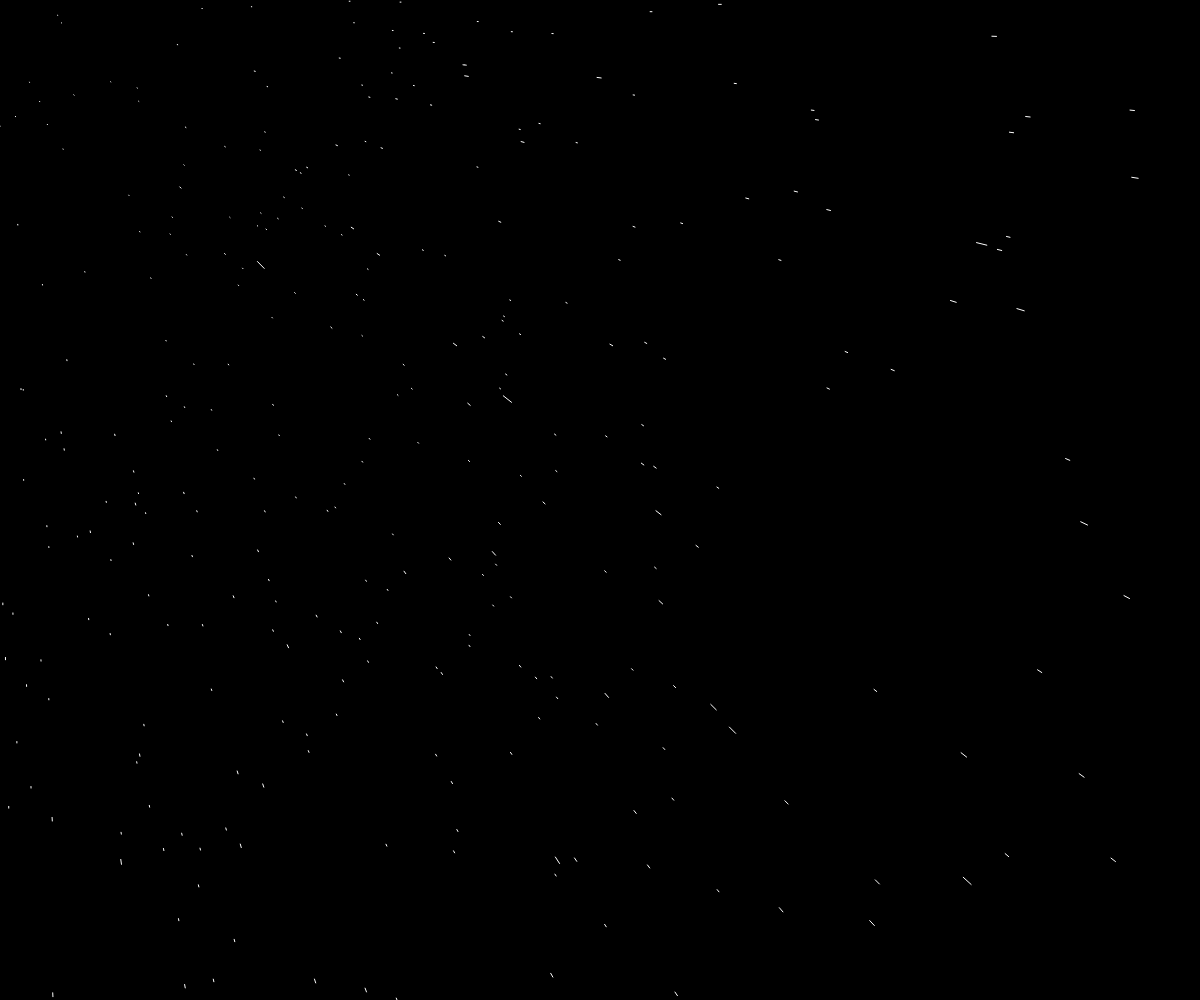
Frame 1 (no input)
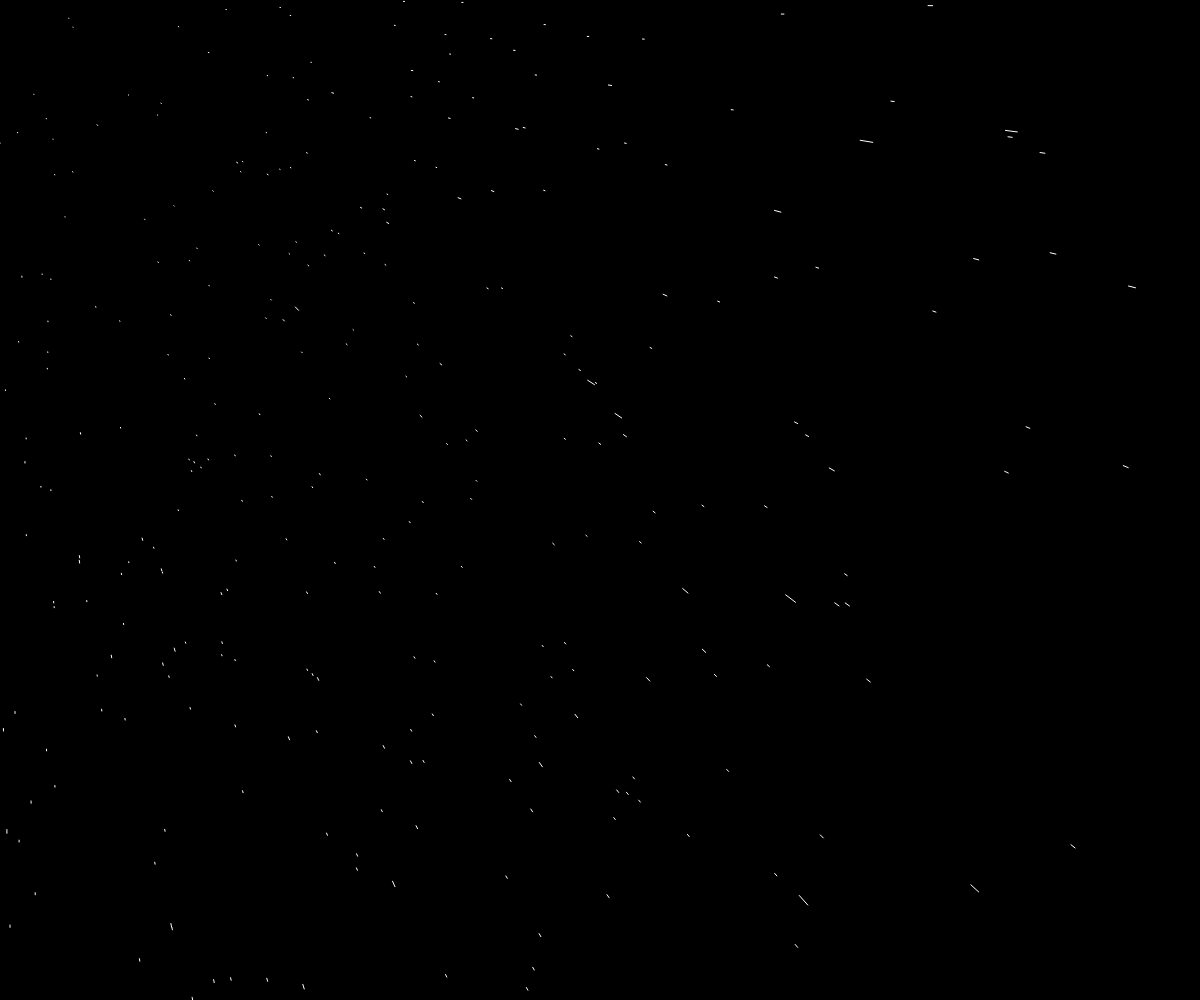
Frame 60 (no input)
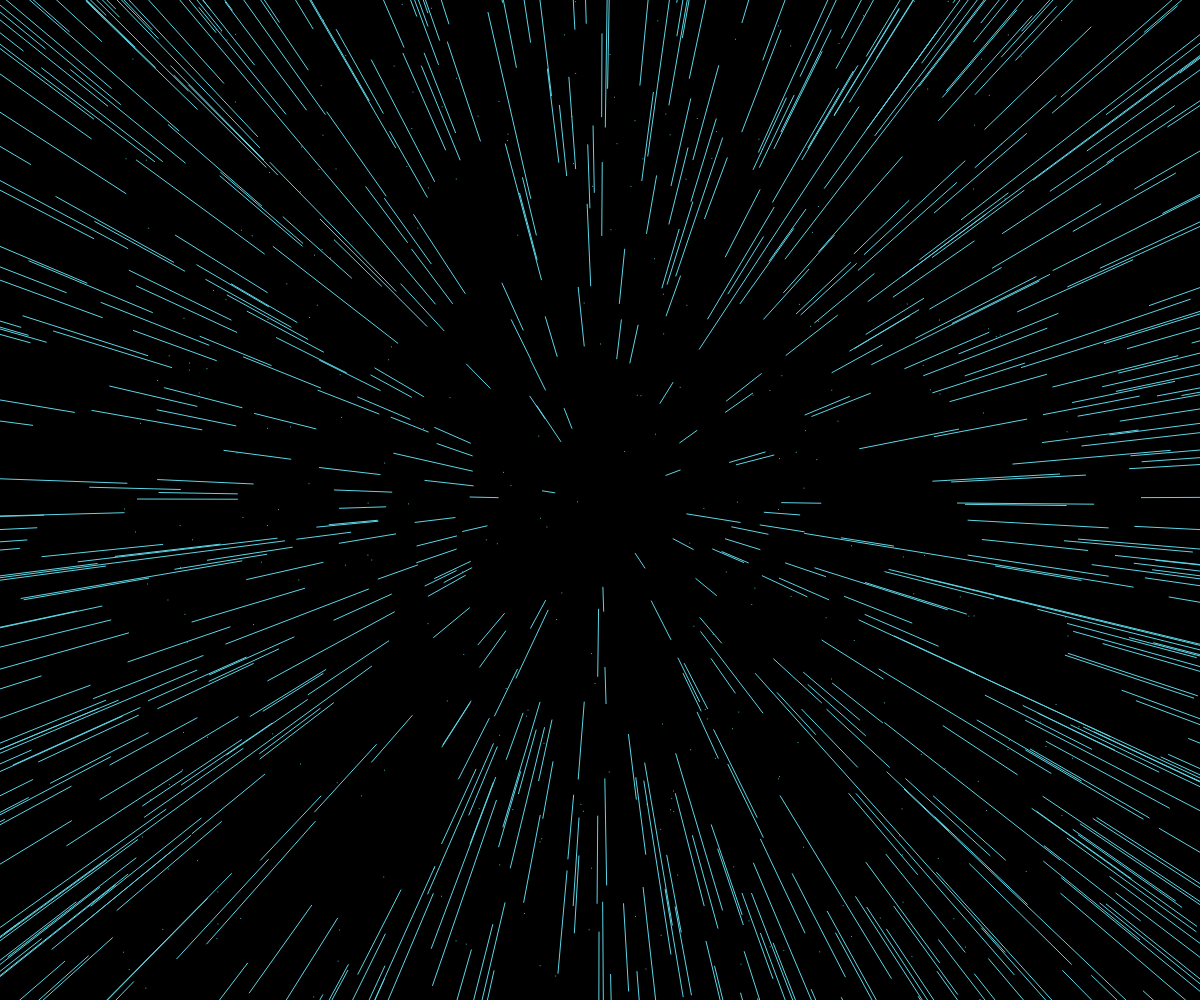
Frame 120 (the mouse pressed at the canvas centre since frame 60)

The p5.js sketch that drew these frames (run headless with seeded random() and noise() and a simulated clock; from frame 60 on, the mouse is pressed at the canvas centre):

// p5.js sketch
// ── sketch.js
/*jshint esversion: 6 */

let stars = new Array(2000);

function setup() {
    createCanvas(windowWidth, windowHeight);
    for (let i = 0; i < stars.length; i++) {
        stars[i] = new Star();
    }
}

function draw() {
    background(0);
    translate(mouseX, mouseY);
    for (let i = 0; i < stars.length; i++) {
        stars[i].update();
        stars[i].show();
    }
}

class Star {
    constructor() {
        this.x = random(-width * 2, width * 2);
        this.y = random(-height * 4, height * 4);
        this.z = random(width);
        this.pz = this.z;
        this.minus = 2;
        this.lineLength = 5;
    }

    update() {
        if(mouseIsPressed) {
            if(this.minus < 200) {
                this.minus = this.minus * 1.1;
                if(this.minus > 120) {
                    this.blue = true;
                }
            }
            this.z -= this.minus;
        } else {
            this.blue = false;
            this.z -= this.minus;
            if(this.minus > 2) {
                this.minus = this.minus / 1.1;
            }
        }
        if(this.z < 1) {
            this.x = random(-width * 2, width * 2);
            this.y = random(-height * 4, height * 4);
            this.z = width;
            this.pz = 0;
        }
    }

    show() {
        let sx = map(this.x / this.z, 0, this.lineLength, 0, width);
        let sy = map(this.y / this.z, 0, this.lineLength, 0, height);

        let px = map(this.x / this.pz, 0, this.lineLength, 0, width);
        let py = map(this.y / this.pz, 0, this.lineLength, 0, height);

        stroke(255);
        if(this.blue) {
            stroke(92, 214, 230);
        }
        line(px, py, sx, sy);
        this.pz = this.z;
    }
}
